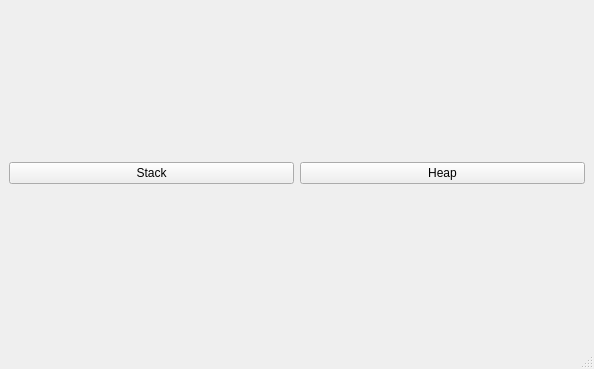
<?xml version="1.0" encoding="UTF-8"?>
<ui version="4.0">
 <class>MainWindow</class>
 <widget class="QMainWindow" name="MainWindow">
  <property name="geometry">
   <rect>
    <x>0</x>
    <y>0</y>
    <width>594</width>
    <height>369</height>
   </rect>
  </property>
  <property name="windowTitle">
   <string>MainWindow</string>
  </property>
  <widget class="QWidget" name="centralwidget">
   <layout class="QHBoxLayout" name="horizontalLayout">
    <item>
     <widget class="QPushButton" name="pushButton">
      <property name="text">
       <string>Stack</string>
      </property>
     </widget>
    </item>
    <item>
     <widget class="QPushButton" name="pushButton_2">
      <property name="text">
       <string>Heap</string>
      </property>
     </widget>
    </item>
   </layout>
  </widget>
  <widget class="QMenuBar" name="menubar">
   <property name="geometry">
    <rect>
     <x>0</x>
     <y>0</y>
     <width>594</width>
     <height>24</height>
    </rect>
   </property>
  </widget>
  <widget class="QStatusBar" name="statusbar"/>
 </widget>
 <resources/>
 <connections/>
</ui>
